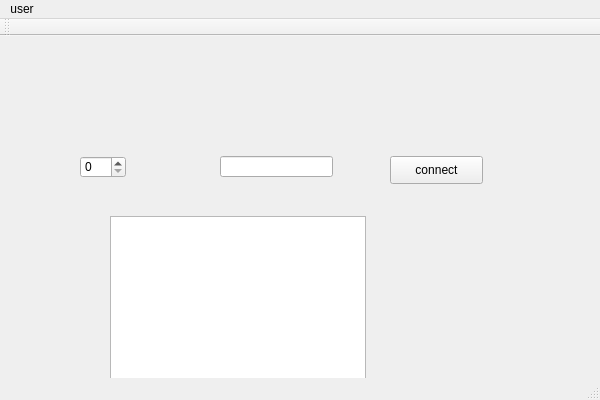
<?xml version="1.0" encoding="UTF-8"?>
<ui version="4.0">
 <class>QtNetworkClientClass</class>
 <widget class="QMainWindow" name="QtNetworkClientClass">
  <property name="geometry">
   <rect>
    <x>0</x>
    <y>0</y>
    <width>600</width>
    <height>400</height>
   </rect>
  </property>
  <property name="windowTitle">
   <string>QtNetworkClient</string>
  </property>
  <widget class="QWidget" name="centralWidget">
   <widget class="QLineEdit" name="lineEdit">
    <property name="geometry">
     <rect>
      <x>220</x>
      <y>120</y>
      <width>113</width>
      <height>21</height>
     </rect>
    </property>
   </widget>
   <widget class="QSpinBox" name="spinBox">
    <property name="geometry">
     <rect>
      <x>80</x>
      <y>120</y>
      <width>46</width>
      <height>22</height>
     </rect>
    </property>
   </widget>
   <widget class="QPushButton" name="m_btConnect">
    <property name="geometry">
     <rect>
      <x>390</x>
      <y>120</y>
      <width>93</width>
      <height>28</height>
     </rect>
    </property>
    <property name="text">
     <string>connect</string>
    </property>
   </widget>
   <widget class="QListWidget" name="m_lwMessages">
    <property name="geometry">
     <rect>
      <x>110</x>
      <y>180</y>
      <width>256</width>
      <height>192</height>
     </rect>
    </property>
   </widget>
  </widget>
  <widget class="QMenuBar" name="menuBar">
   <property name="geometry">
    <rect>
     <x>0</x>
     <y>0</y>
     <width>600</width>
     <height>26</height>
    </rect>
   </property>
   <widget class="QMenu" name="m_menuser">
    <property name="title">
     <string>user</string>
    </property>
    <addaction name="m_acRegisterUser"/>
    <addaction name="m_acLoginUser"/>
   </widget>
   <addaction name="m_menuser"/>
  </widget>
  <widget class="QToolBar" name="mainToolBar">
   <attribute name="toolBarArea">
    <enum>TopToolBarArea</enum>
   </attribute>
   <attribute name="toolBarBreak">
    <bool>false</bool>
   </attribute>
  </widget>
  <widget class="QStatusBar" name="statusBar"/>
  <action name="m_acRegisterUser">
   <property name="text">
    <string>Register</string>
   </property>
  </action>
  <action name="m_acLoginUser">
   <property name="text">
    <string>Login</string>
   </property>
  </action>
 </widget>
 <layoutdefault spacing="6" margin="11"/>
 <resources>
  <include location="qtnetworkclient.qrc"/>
 </resources>
 <connections/>
</ui>
